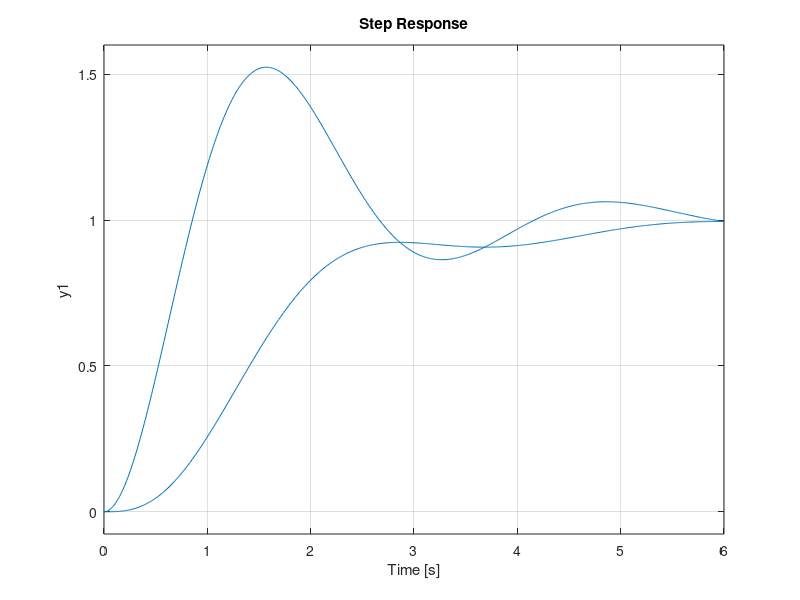

Write MATLAB code to recreate this figure. (Note: this script raises an error after producing the figure.)
%% Servo & Tracking II: Two-Degree-of-Freedom Control
% *Shaping the command response without touching the disturbance response.*
%
% A single feedback controller (1-DOF) has to do two jobs at once: reject
% disturbances and follow the reference. Tuning it aggressively for
% disturbance rejection often leaves an overshooting command response. A
% *two-degree-of-freedom* design adds a *prefilter* on the reference,
% decoupling the two jobs. In this tutorial you will:
%
% * see a 1-DOF loop overshoot on a step command,
% * add a reference prefilter that cancels the offending closed-loop zero, and
% * confirm the disturbance response is unchanged (before/after).
%
% Builds on |PID Controllers/Intro.m|. Run with |publish('TwoDOF.m')|.

%% Plant and feedback controller
% Plant $G(s)=\frac{1}{s(s+2)}$ with a PI controller tuned for disturbance
% rejection. The PI zero ends up in the closed-loop transfer function and
% causes command overshoot.
G  = tf(1,[1 2 0]);
Kp = 5;  Ki = 3;
C  = pid(Kp,Ki);                 % (5s+3)/s, zero at s = -Ki/Kp = -0.6
T  = feedback(C*G,1);            % reference -> output (1-DOF)

%% The prefilter (the second degree of freedom)
% A unity-DC prefilter with a pole at the controller-zero location cancels
% that zero from the *command* path only.
z = Ki/Kp;                       % 0.6
F = tf(z,[1 z]);                 % reference prefilter
T_2dof = F*T;                    % reference -> output (2-DOF)

%% Command response: before vs. after
t = 0:0.01:6;
figure
step(T, t)
hold on
step(T_2dof, t)
yline(1,'k:','HandleVisibility','off')
hold off
grid on
legend('1-DOF (feedback only)','2-DOF (with prefilter)','Interpreter','latex','FontSize',12)
title('Command Response: the Prefilter Removes the Overshoot','Interpreter','latex','FontSize',15)
ylabel('$y$','Interpreter','latex','FontSize',16); set(get(gca,'YLabel'),'Rotation',0)
xlabel('$t$ (s)','Interpreter','latex','FontSize',16)
fprintf('Command overshoot -- 1-DOF: %.1f%%, 2-DOF: %.1f%%\n', ...
    stepinfo(T).Overshoot, stepinfo(T_2dof).Overshoot)

%% What did NOT change: the disturbance response
% The prefilter only touches the reference, so disturbance rejection -- the
% job the feedback was actually tuned for -- is *identical* in both designs.
Td = feedback(G, C);             % input disturbance -> output
figure
step(Td, t)
grid on
title('Disturbance Response Is Unchanged by the Prefilter','Interpreter','latex','FontSize',15)
ylabel('$y$','Interpreter','latex','FontSize',16); set(get(gca,'YLabel'),'Rotation',0)
xlabel('$t$ (s)','Interpreter','latex','FontSize',16)

%% Try it yourself
% * Detune the prefilter pole away from |z| and notice the overshoot creep
%   back -- the cancellation is what flattens the command response.
% * Make the PI more aggressive (raise |Ki|) and watch the disturbance
%   response improve while the prefilter keeps the command smooth.
